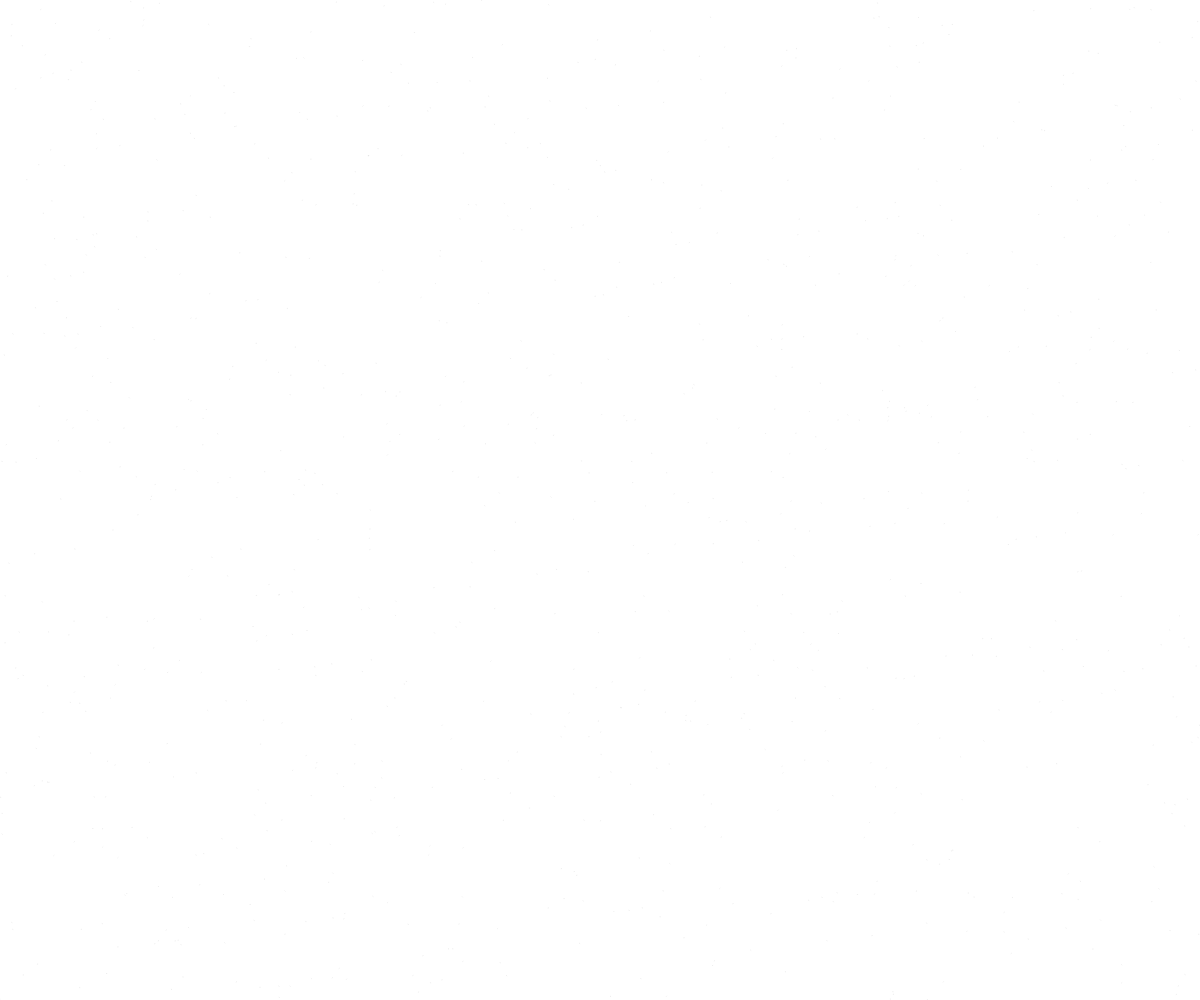
Frame 1 (no input)
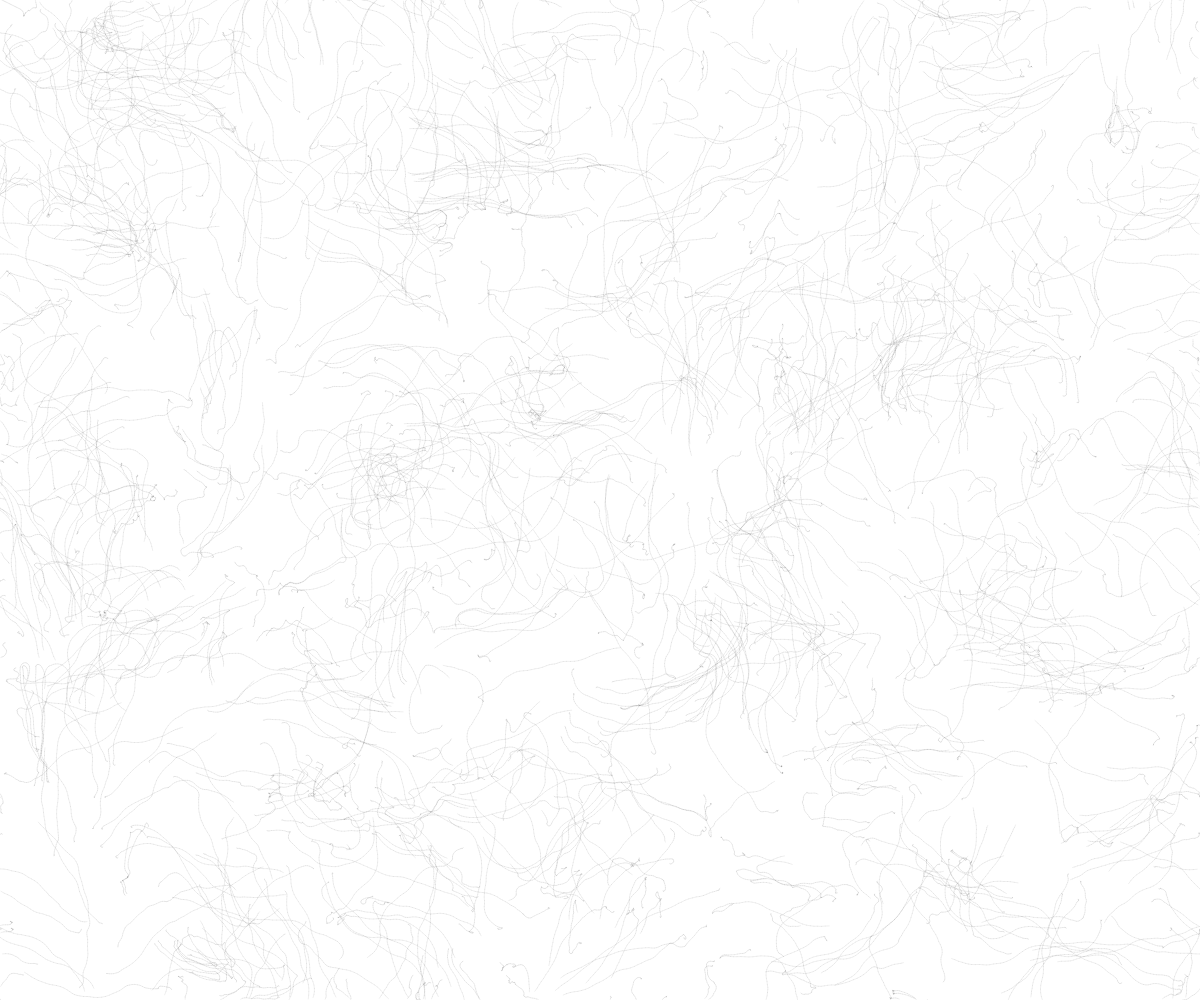
Frame 60 (no input)
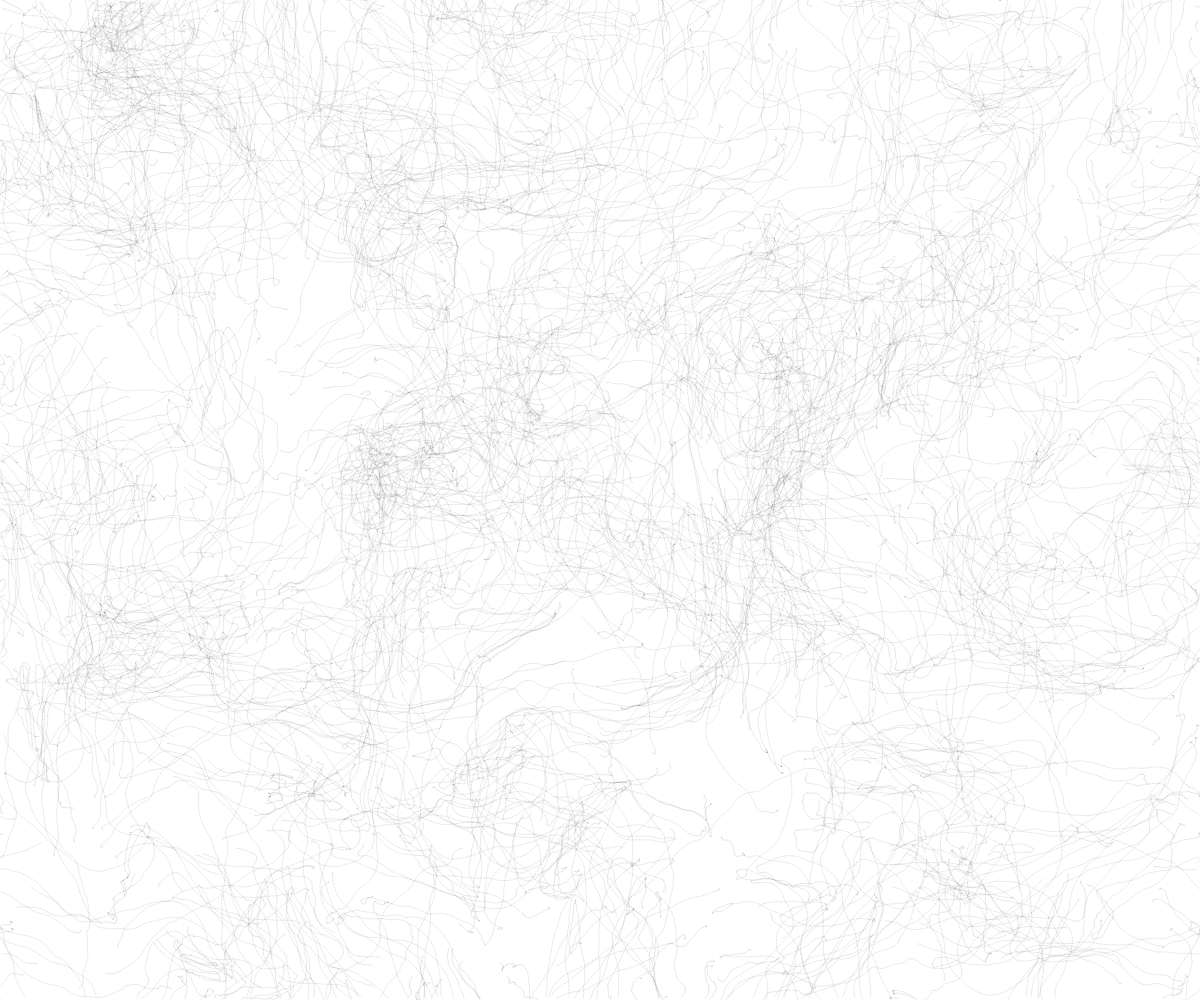
Frame 120 (the mouse pressed at the canvas centre since frame 60)

The p5.js sketch that drew these frames (run headless with seeded random() and noise() and a simulated clock; from frame 60 on, the mouse is pressed at the canvas centre):

// p5.js sketch
// ── sketch.js
var inc = 0.1;
var scl = 20; // scale (do not name it "scale" because it's the name of a function in p5)
var col, rows;
var zoff = 0;
var particles = [];
var flowfield;

// not dealing with pixels anymore but with vectors

function setup() {
  var cnv = createCanvas(windowWidth, windowHeight); // make a full screen canvas
  cnv.style("display", "block"); // get rid of default margin that some browsers have for canvas
  background(0);
  pixelDensity(1);
  cols = floor(width / scl);
  rows = floor(height / scl);
  flowfield = new Array(cols * rows);
  for (let i = 0; i < 1000; i++) {
    // // to change visualisation (SLIDER) : nbr of particules
    particles[i] = new Particle();
  }
  background(255);
}

function windowResized() {
  resizeCanvas(windowWidth, windowHeight);
}

function draw() {
  var yoff = 0;
  for (let y = 0; y < rows; y++) {
    let xoff = 0;
    for (let x = 0; x < cols; x++) {
      var index = x + y * cols;
      flowfield[index] = v;
      var angle = noise(xoff, yoff, zoff) * TWO_PI * 4; // noise gives a value between 0 and 1, always the same for a given xoff (= point in time)
      // to change visualisation (SLIDER): instead of multiplying by TWO_PI and having the particules always coming from the right, we could mulltiply by smth else (ex: TWO_PI * 4)
      var v = p5.Vector.fromAngle(angle);
      v.setMag(0.5); // controls how exactly the particules follow the vectors
      // to change visualisation (SLIDER): how strict is the flow
      stroke(0, 50);
      strokeWeight(1);
      push();
      translate(x * scl, y * scl);
      rotate(v.heading());
      // line(0, 0, scl, 0);
      pop();
      xoff += inc;
    }
    zoff += 0.004;
    yoff += inc;
  }

  for (let i = 0; i < particles.length; i++) {
    particles[i].follow(flowfield);
    particles[i].update();
    particles[i].edges();
    particles[i].show();
  }
  // noLoop();
}

// ── particle.js
function Particle() {
  this.pos = createVector(random(width), random(height));
  this.vel = createVector(0, 0);
  this.acc = createVector(0, 0);
  this.maxspeed = 4; // to change visualisation (SLIDER)
  this.prevPos = this.pos.copy();

  this.update = function () {
    this.vel.add(this.acc);
    this.vel.limit(this.maxspeed);
    this.pos.add(this.vel);
    this.acc.mult(0);
  };

  this.follow = function (vectors) {
    var x = floor(this.pos.x / scl); // corresponding position in the grid, to find the vector that the particle should follow
    var y = floor(this.pos.y / scl);
    var index = x + y * cols;
    var force = vectors[index];
    this.applyForce(force); // based on the position of the particular, look for the specific vector that should give it its force to the particule
  };

  this.applyForce = function (force) {
    this.acc.add(force);
  };

  this.show = function () {
    stroke(0, 35); // change visualisation (SLIDER): alpha value
    strokeWeight(0.5); // change visualisation (SLIDER)
    line(this.pos.x, this.pos.y, this.prevPos.x, this.prevPos.y);
    this.updatePrev();
  };

  this.updatePrev = function () {
    this.prevPos.x = this.pos.x;
    this.prevPos.y = this.pos.y;
  };

  this.edges = function () {
    if (this.pos.x > width) {
      this.pos.x = 0;
      this.updatePrev();
    }
    if (this.pos.x < 0) {
      this.pos.x = width;
      this.updatePrev();
    }
    if (this.pos.y > height) {
      this.pos.y = 0;
      this.updatePrev();
    }
    if (this.pos.y < 0) {
      this.pos.x = height;
      this.updatePrev();
    }
  };
}
